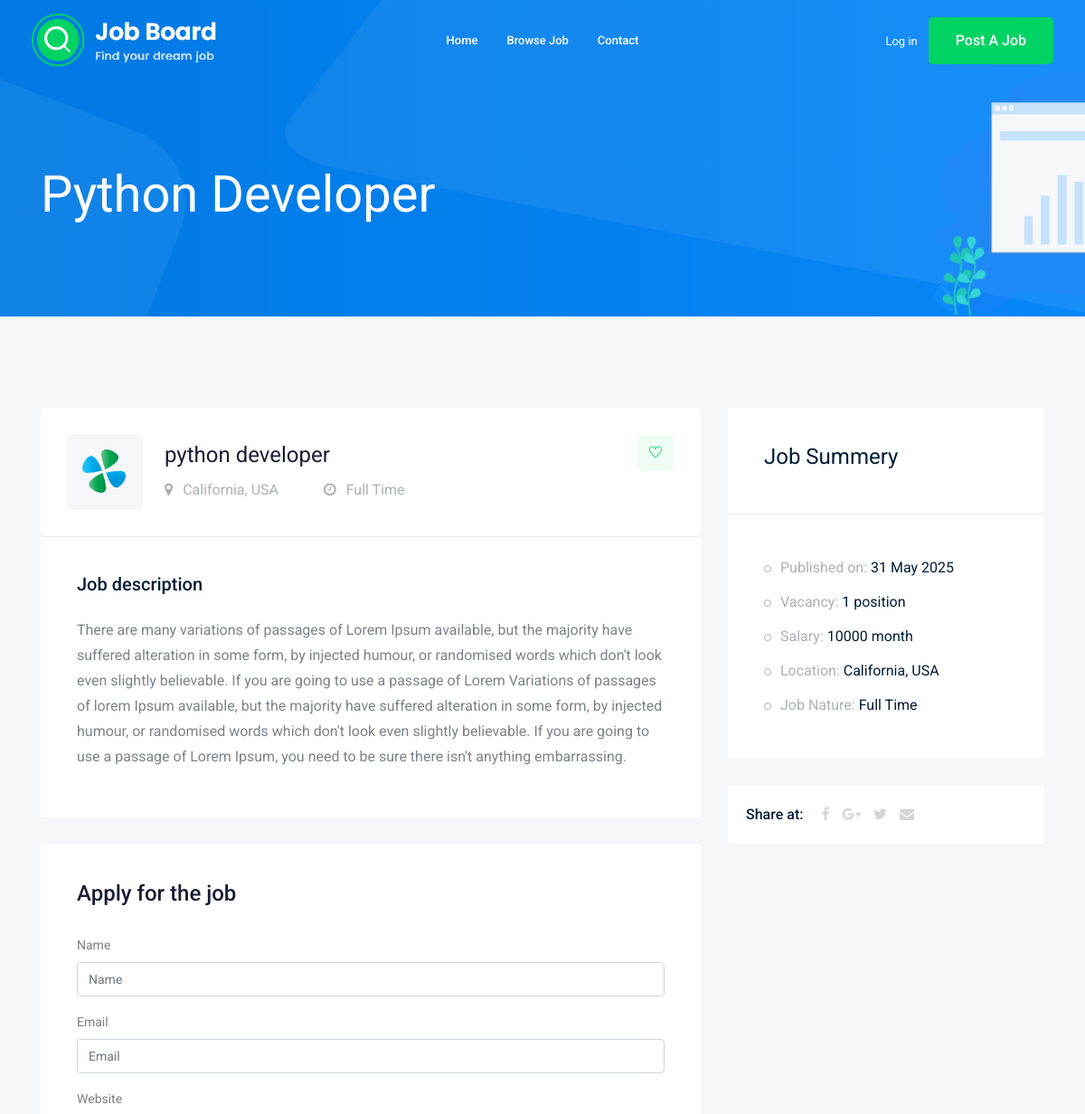
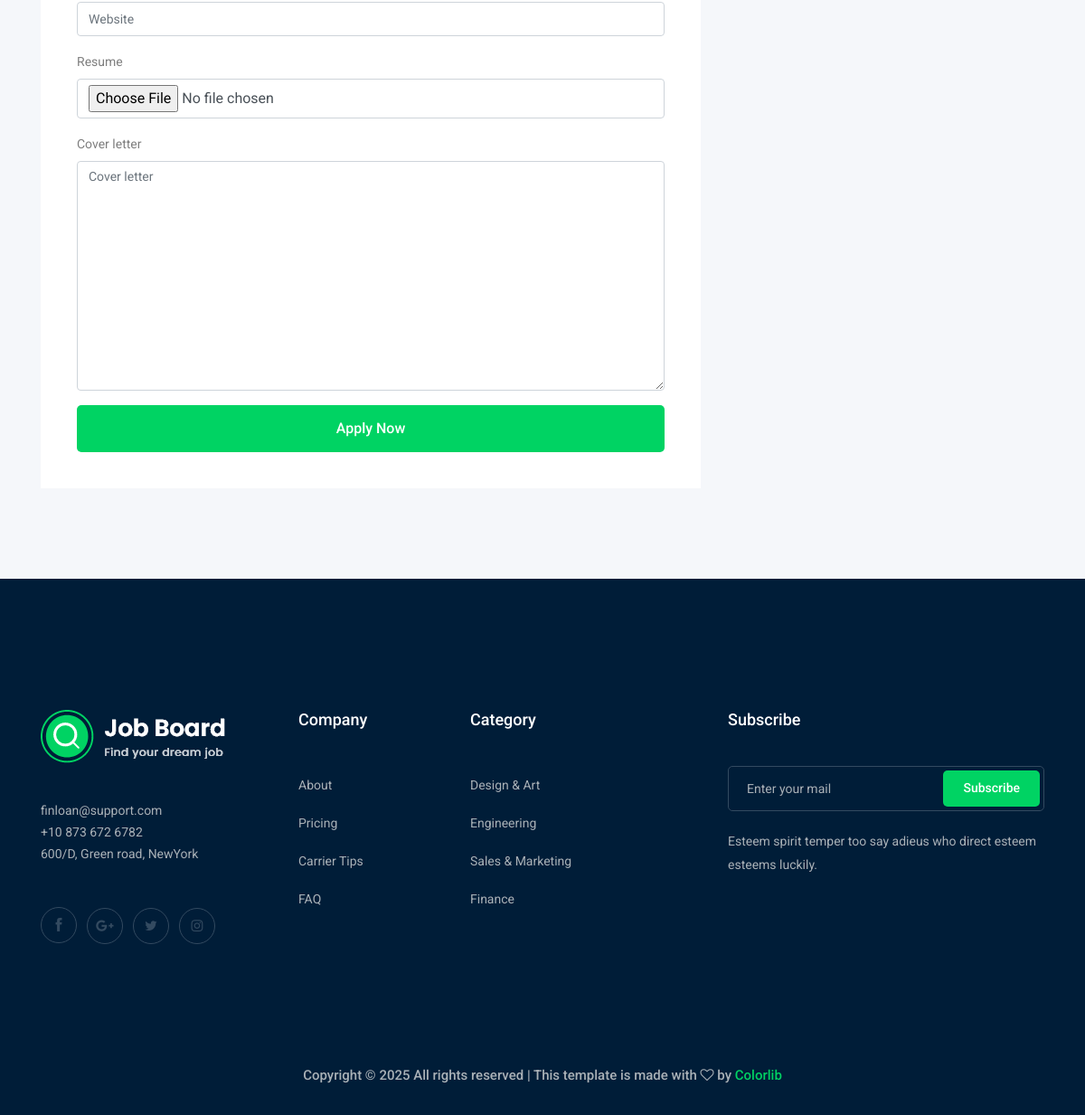
Screenshot of /jobs/python-developer with the database file from the repository (2 pictures, top to bottom).
### job/models.py (models this page shows, shortened)
class Job(models.Model):
    JOB_TYPE = (("Full Time", "Full Time"), ("Part Time", "Part Time"), ("Internship", "Internship"), ("Freelance", "Freelance"))
    owner = models.ForeignKey(User, on_delete=models.CASCADE, related_name='job_owner')
    title = models.CharField(max_length=100)
    job_type = models.CharField(choices=JOB_TYPE)
    description = models.TextField(max_length=500)
    published_at = models.DateTimeField(auto_now=True)
    vacancy = models.IntegerField(default=1)
    salary = models.IntegerField(default=0)
    experience = models.IntegerField(default=1)
    category = models.ForeignKey("Category", on_delete=models.CASCADE)
    image = models.ImageField(upload_to=upload_to)
    slug = models.SlugField(blank=True, null=True)

### job/views.py (the view)
# urls.py: path('<str:slug>',views.job_detail , name='job_detail'),
def job_detail(request, slug):
    job_detail = Job.objects.get(slug=slug)
    if request.method == "POST":
        form = ApplyForm(request.POST, request.FILES)
        if form.is_valid():
            myform = form.save(commit=False)
            myform.job = job_detail
            myform.save()
            form = ApplyForm()
    else:
        form = ApplyForm()
    context = {"job": job_detail, "form": form}
    return render(request, "job/job_detail.html", context)

### job/form.py
class ApplyForm(forms.ModelForm):
    class Meta:
        model = Apply
        fields = ["name", "email", "website", "resume", "cover_letter"]

### job/templates/job/job_detail.html (shortened to what this page needs)
{% extends 'base.html' %}
{% load django_bootstrap5 %}
{% block body %}
<div class="bradcam_area bradcam_bg_1">
  <div class="container">
    <div class="row">
      <div class="col-xl-12">
        <div class="bradcam_text">
          <h3>{{job.title }}</h3>
        </div>
      </div>
    </div>
  </div>
</div>
<div class="job_details_area">
  <div class="container">
    <div class="row">
      <div class="col-lg-8">
        <div class="job_details_header">
          <div class="single_jobs white-bg d-flex justify-content-between">
            <div class="jobs_left d-flex align-items-center">
              <div class="thumb">
                <img src="img/svg_icon/1.svg" alt="" />
              </div>
              <div class="jobs_conetent">
                <a href="#"><h4>{{job.title }}</h4></a>
                <div class="links_locat d-flex align-items-center">
                  <div class="location">
                    <p><i class="fa fa-map-marker"></i> California, USA</p>
                  </div>
                  <div class="location">
                    <p><i class="fa fa-clock-o"></i> {{job.job_type}}</p>
                  </div>
                </div>
              </div>
            </div>
            <div class="jobs_right">
              <div class="apply_now">
                <a class="heart_mark" href="#"> <i class="ti-heart"></i> </a>
              </div>
            </div>
          </div>
        </div>
        <div class="descript_wrap white-bg">
          <div class="single_wrap">
            <h4>Job description</h4>
            <p>
                {{job.description|safe }}
            </p>
          </div>
        </div>
        <div class="apply_job_form white-bg">
          <h4>Apply for the job</h4>
        <form method="POST" class="form" enctype="multipart/form-data">
            {% bootstrap_form form %}
            <button type="submit" class="boxed-btn3 w-100">Apply Now</button>
        </form>
        </div>
      </div>
      <div class="col-lg-4">
        <div class="job_sumary">
          <div class="summery_header">
            <h3>Job Summery</h3>
          </div>
          <div class="job_content">
            <ul>
              <li>Published on: <span>{{job.published_at | date:'d M o'}}</span></li>
              <li>Vacancy: <span>{{job.vacancy}} position</span></li>
              <li>Salary: <span>{{job.salary}} month</span></li>
              <li>Location: <span>California, USA</span></li>
              <li>Job Nature: <span>{{job.job_type}}</span></li>
            </ul>
          </div>
        </div>
        <div class="share_wrap d-flex">
          <span>Share at:</span>
          <ul>
            <li>
              <a href="#"> <i class="fa fa-facebook"></i></a>
            </li>
            <li>
              <a href="#"> <i class="fa fa-google-plus"></i></a>
            </li>
            <li>
              <a href="#"> <i class="fa fa-twitter"></i></a>
            </li>
            <li>
              <a href="#"> <i class="fa fa-envelope"></i></a>
            </li>
          </ul>
        </div>
        <div class="job_location_wrap">
          <div class="job_lok_inner">
            <div id="map" style="height: 200px"></div>
          </div>
        </div>
      </div>
    </div>
  </div>
</div>
{% endblock body %}

### rows the page displays
Job: title "Python Developer", title "python developer", job_type "Full Time", description "There are many variations of passages of Lorem Ipsum available, but the majority have suffered alteration in some form, by injected humour, or randomised words which don't look even slightly believable. If you are going to use a passage of Lorem Variations of passages of lorem Ipsum available, but the majority have suffered alteration in some form, by injected humour, or randomised words which don't look even slightly believable. If you are going to use a passage of Lorem Ipsum, you need to be sure there isn't anything embarrassing.", published_at "31 May 2025", vacancy "1", salary "10000"
